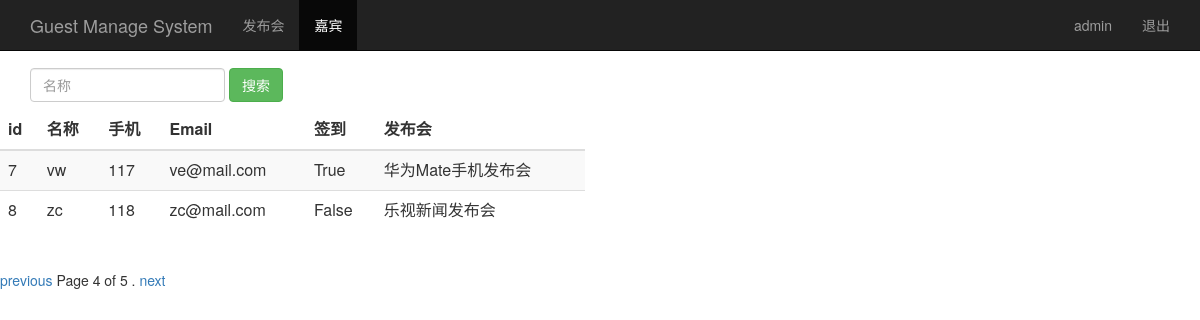
Page /guest_manage/?page=4 (signed in) on the committed database.
### guest/sign/models.py (models this page shows, shortened)
class Guest(models.Model):
    event = models.ForeignKey('Event',on_delete=models.CASCADE)                    # 关联发布会 id，必须有位置参数on_delete
    realname = models.CharField(max_length=64)          # 姓名，字符类型数据,必须指定长度
    phone = models.CharField(max_length=16)             # 手机号，字符类型数据,必须指定长度
    email = models.EmailField()                         # 邮箱，电子邮件类型数据
    sign = models.BooleanField()                        # 签到状态，存放布尔类型数据
    create_time = models.DateTimeField(auto_now=True)   # 创建时间(自动获取当前时间)，日期时间类型格式数据
    class Meta:
        unique_together=("event","phone")

class Event(models.Model):
    name=models.CharField(max_length=100)               #发布会标题，字符类型数据,必须指定长度
    limit=models.IntegerField()                        #参会人数，存放integer整型数据
    status=models.BooleanField()                       #状态，存放布尔类型数据
    address= models.CharField(max_length=200)                        #地址，字符类型数据,必须指定长度
    start_time = models.DateTimeField('events time')   #发布会时间，日期型数据
    create_time = models.DateTimeField(auto_now=True)  #创建时间(自动获取当前时间)
    def __str__(self):
        return self.name

### guest/sign/views.py (the view)
# urls.py: path('guest_manage/',views.guest_manage),
@login_required
def guest_manage(request):
    username=request.session.get("user","")
    guest_list=Guest.objects.all()
    paginator=Paginator(guest_list,2)
    page=request.GET.get('page')
    try:
        contacts=paginator.page(page)
    except PageNotAnInteger:
        contacts = paginator.page(1)
    except EmpyPage:
        contacts = paginator.page(paginator.num_pages)
    return render(request,"guest_manage.html",{"user":username,"guests":contacts})

### guest/sign/templates/guest_manage.html (shortened to what this page needs)
<html lang="zh-CN">
    <head>
        {% load bootstrap3 %}
        {% bootstrap_css %}
    <head>
    <body role="document">
        <nav class= "navbar navbar-inverse navbar-fixed-top">
            <div class="container">
                <div class="navbar-header">
                    <a class="navbar-brand" href="/event_manage/">Guest Manage System</a>
                </div>
                <div id="navbar" class="collapse navbar-collapse">
                    <ul class="nav navbar-nav">
                        <li><a href="/event_manage">发布会</a></li>
                        <li class="active"><a href="#">嘉宾</a></li>
                    </ul>
                    <ul class="nav navbar-nav navbar-right">
                        <li><a href="#">{{user}}</a></li>
                        <li><a href="/logout/">退出</a></li>
                    </ul>
                </div>
            </div>
        </nav>
        <div calss="page-header" style="padding-top:60px;">
            <div id="navbar" class="navbar-collapse collapse">
                <form class="navbar-form" method="get" action="/search_guest_name/">
                    <div class="form=group">
                        <input name="realname" type="text" placeholder="名称" class="form-control">
                        <button type="submit" class="btn btn-success">搜索</button>
                    </div>
                </form>
            </div>
        </div>
        <div class="row" style="padding -top: 80px;">
            <div class="col-md-6">
                <table class=" table table-striped">
                    <thead>
                        <tr>
                            <th>id</th>
                            <th>名称</th>
                            <th>手机</th>
                            <th>Email</th>
                            <th>签到</th>
                            <th>发布会</th>
                        </tr>
                    </thead>
                    <tbody>
                        {% for guest in guests %}
                            <tr>
                                <td>{{ guest.id }}</td>
                                <td>{{ guest.realname }}</td>
                                <td>{{ guest.phone }}</td>
                                <td>{{ guest.email }}</td>
                                <td>{{ guest.sign }}</td>
                                <td>{{ guest.event }}</td>
                            </tr>
                        {% endfor %}
                    </tbody>
                </table>
            </div>
        </div>
        <div class="pagination">
            <span class="step-links">
                {% if guests.has_previous %}
                    <a href="?page={{ guests.previous_page_number }}">previous</a>
                {% endif %}
                    <span class="current">
                    Page {{ guests.number}} of {{ guests.paginator.num_pages }} .
                    </span>
                {% if guests.has_next %}
                    <a href="?page={{ guests.next_page_number }}">next</a>
                {% endif %}
            </span>
        </div>
    </body>
</html>

### rows in the picture
Guest: id "7", realname "vw", phone "117", email "ve@mail.com", sign "True", event "华为Mate手机发布会"
Guest: id "8", realname "zc", phone "118", email "zc@mail.com", sign "False", event "乐视新闻发布会"

### other values in the picture
{{ user }} "admin"
{{ guests.number }} "4"
{{ guests.paginator.num_pages }} "5"
